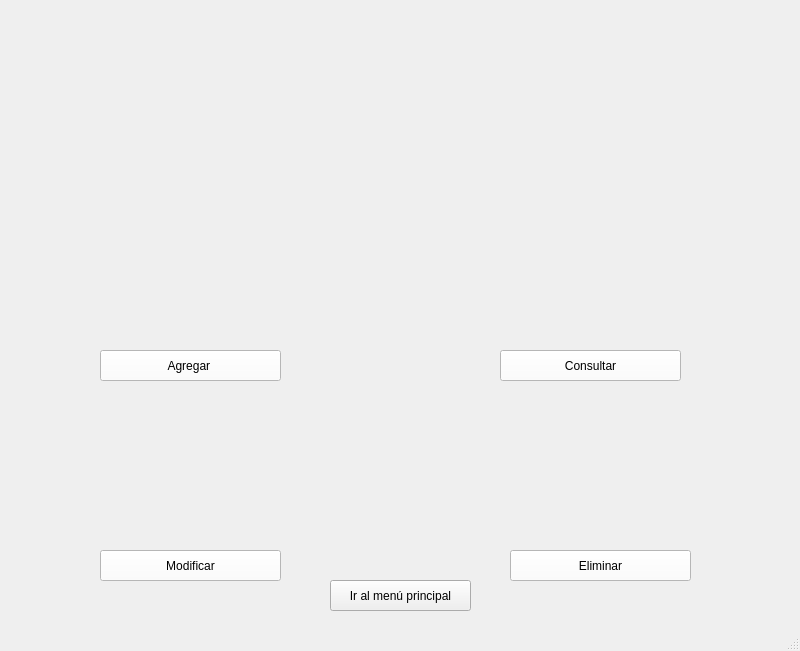
<?xml version="1.0" encoding="UTF-8"?>
<ui version="4.0">
 <class>MainWindow</class>
 <widget class="QMainWindow" name="MainWindow">
  <property name="geometry">
   <rect>
    <x>0</x>
    <y>0</y>
    <width>800</width>
    <height>651</height>
   </rect>
  </property>
  <property name="windowTitle">
   <string>MainWindow</string>
  </property>
  <widget class="QWidget" name="centralwidget">
   <widget class="QLabel" name="label">
    <property name="geometry">
     <rect>
      <x>0</x>
      <y>0</y>
      <width>801</width>
      <height>621</height>
     </rect>
    </property>
    <property name="text">
     <string/>
    </property>
    <property name="pixmap">
     <pixmap>menuproductos.jpg</pixmap>
    </property>
    <property name="scaledContents">
     <bool>true</bool>
    </property>
   </widget>
   <widget class="QPushButton" name="pushButton_AddProducto">
    <property name="geometry">
     <rect>
      <x>100</x>
      <y>350</y>
      <width>181</width>
      <height>31</height>
     </rect>
    </property>
    <property name="styleSheet">
     <string notr="true">

QPushButton{

	background-color: rgb(255, 255, 255) ;
	
	font: 63 11pt &quot;Bahnschrift SemiBold&quot;;
	
}

QPushButton:hover{

	background-color:  rgb(85, 170, 0);
	font: 63 11pt &quot;Bahnschrift SemiBold&quot;;
	
}</string>
    </property>
    <property name="text">
     <string>Agregar </string>
    </property>
   </widget>
   <widget class="QPushButton" name="pushButton_ModdifyProducto">
    <property name="geometry">
     <rect>
      <x>100</x>
      <y>550</y>
      <width>181</width>
      <height>31</height>
     </rect>
    </property>
    <property name="styleSheet">
     <string notr="true">QPushButton{

	background-color: rgb(255, 255, 255) ;
	
	font: 63 11pt &quot;Bahnschrift SemiBold&quot;;
	
}

QPushButton:hover{

	background-color:  rgb(85, 170, 255);
	font: 63 11pt &quot;Bahnschrift SemiBold&quot;;
	
}</string>
    </property>
    <property name="text">
     <string>Modificar</string>
    </property>
   </widget>
   <widget class="QPushButton" name="pushButton_consultProdcto">
    <property name="geometry">
     <rect>
      <x>500</x>
      <y>350</y>
      <width>181</width>
      <height>31</height>
     </rect>
    </property>
    <property name="styleSheet">
     <string notr="true">QPushButton{

	background-color: rgb(255, 255, 255) ;
	
	font: 63 11pt &quot;Bahnschrift SemiBold&quot;;
	
}

QPushButton:hover{

	background-color: rgb(255, 170, 0);
	font: 63 11pt &quot;Bahnschrift SemiBold&quot;;
	
}</string>
    </property>
    <property name="text">
     <string>Consultar</string>
    </property>
   </widget>
   <widget class="QPushButton" name="pushButton_DeleteProducto">
    <property name="geometry">
     <rect>
      <x>510</x>
      <y>550</y>
      <width>181</width>
      <height>31</height>
     </rect>
    </property>
    <property name="styleSheet">
     <string notr="true">QPushButton{

	background-color: rgb(255, 255, 255) ;
	
	font: 63 11pt &quot;Bahnschrift SemiBold&quot;;
	
}

QPushButton:hover{

	background-color:  rgb(255, 0, 0);
	font: 63 11pt &quot;Bahnschrift SemiBold&quot;;
	
}</string>
    </property>
    <property name="text">
     <string>Eliminar</string>
    </property>
   </widget>
   <widget class="QPushButton" name="pushButton_Back">
    <property name="geometry">
     <rect>
      <x>330</x>
      <y>580</y>
      <width>141</width>
      <height>31</height>
     </rect>
    </property>
    <property name="styleSheet">
     <string notr="true">font: 63 11pt &quot;Bahnschrift SemiBold&quot;;
back-groud color: rgb(255, 255, 255);</string>
    </property>
    <property name="text">
     <string>Ir al menú principal</string>
    </property>
   </widget>
  </widget>
  <widget class="QMenuBar" name="menubar">
   <property name="geometry">
    <rect>
     <x>0</x>
     <y>0</y>
     <width>800</width>
     <height>21</height>
    </rect>
   </property>
  </widget>
  <widget class="QStatusBar" name="statusbar"/>
 </widget>
 <resources/>
 <connections/>
</ui>
